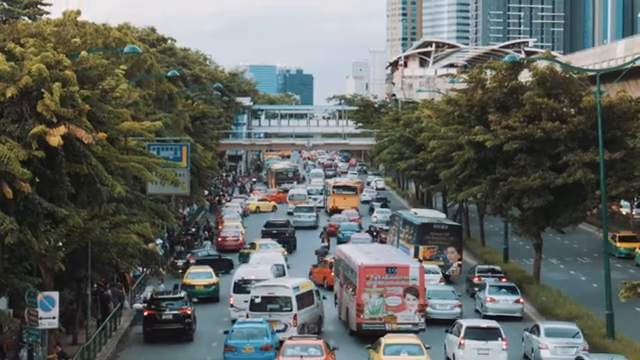
#> input picture frame 31 of videos/Cars, Busy Streets, City Traffic - No Copyright Royalty Free Stock Videos.mp4, 640 x 360 px, given in place of test_video.mp4, which was not available
$ python laneDetectionImage.py
#> lines starting #> are read from the running program, lines starting #| are printed output that depends on the picture; after the words box and inside, x2 and y2 are one past the last pixel; in counts of white or black regions, pixels touching at a corner belong together; pictures that were not available may be replaced by others from this repository, and a replacement may not be noted
#> in main, frame is the input picture: shape (360, 640, 3); mean B, G, R 96.3, 100.9, 96.8
import cv2
import numpy as np
from collections import deque

class LaneDetector:
    def __init__(self):
        self.left_history = deque(maxlen=10)
        self.right_history = deque(maxlen=10)
        self.width = True
        self.height = None

    def region_of_interest(self, img):
        """Define a region of interest (ROI) to focus on the road lanes."""
        height, width = img.shape
        mask = np.zeros_like(img)
        vertices = np.array([[
            (width * 0.2, height),         # Bottom-left
            (width * 0.45, height * 0.6),  # Top-left
            (width * 0.55, height * 0.6),  # Top-right
            (width * 0.9, height)          # Bottom-right
        ]], dtype=np.int32)
        cv2.fillPoly(mask, vertices, 255)
        masked_img = cv2.bitwise_and(img, mask)
        print(f"region_of_interest: Created trapezoidal mask with vertices {vertices.tolist()} and applied it. Shape: {masked_img.shape}")
        return masked_img

    def smooth_lines(self, lines):
        """Smooth lines over time using historical data."""
        if not lines:
            print("smooth_lines: No lines to smooth.")
            return []

        current_left = []
        current_right = []

        for x1, y1, x2, y2 in lines:
            slope = (y2 - y1) / (x2 - x1) if x2 != x1 else float('inf')
            if slope < -0.5:  # Left lane
                current_left.append((x1, y1, x2, y2))
            elif slope > 0.5:  # Right lane
                current_right.append((x1, y1, x2, y2))

        # Update history with the longest line per side
        if current_left:
            self.left_history.append(max(current_left, key=lambda l: np.sqrt((l[2] - l[0])**2 + (l[3] - l[1])**2)))
        if current_right:
            self.right_history.append(max(current_right, key=lambda l: np.sqrt((l[2] - l[0])**2 + (l[3] - l[1])**2)))

        # Average lines from history
        def average_line(history):
            if not history:
                return None
            avg = np.mean(history, axis=0).astype(int)
            x1, y1, x2, y2 = avg
            slope = (y2 - y1) / (x2 - x1) if x2 != x1 else float('inf')
            intercept = y1 - slope * x1 if slope != float('inf') else None
            if intercept is not None:
                y_bottom = self.height
                y_top = int(self.height * 0.6)
                x_bottom = int((y_bottom - intercept) / slope)
                x_top = int((y_top - intercept) / slope)
                x_bottom = max(0, min(x_bottom, self.width - 1))
                x_top = max(0, min(x_top, self.width - 1))
                return (x_bottom, y_bottom, x_top, y_top)
            return (x1, y1, x2, y2)

        smoothed_left = average_line(self.left_history)
        smoothed_right = average_line(self.right_history)
        smoothed = [l for l in [smoothed_left, smoothed_right] if l is not None]
        print(f"smooth_lines: Smoothed {len(lines)} lines into {len(smoothed)} stable lines. Left history: {len(self.left_history)}, Right history: {len(self.right_history)}")
        return smoothed

    def process_frame(self, frame):
        """Process a single frame to detect and draw stable lane lines, showing output at each step."""
        self.height, self.width = frame.shape[:2]
#> self.height = 360; self.width = 640

        # Step 1: Convert to grayscale
        gray = cv2.cvtColor(frame, cv2.COLOR_BGR2GRAY)
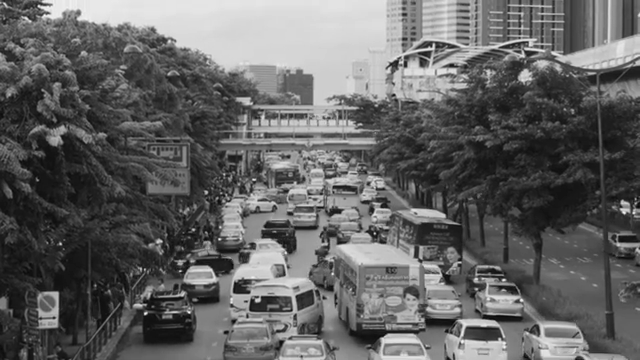
#> gray: shape (360, 640); min 7, max 245, mean 99.1

        # Step 2: Apply Gaussian blur
        blur = cv2.GaussianBlur(gray, (5, 5), 0)

        # Step 3: Edge detection using Canny
        edges = cv2.Canny(blur, 50, 150)
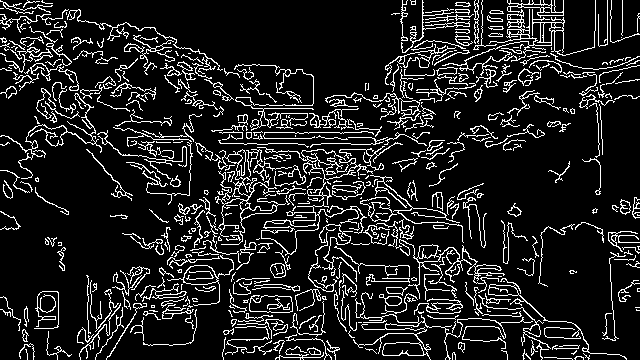
#> edges: shape (360, 640); 12.8% white in thin lines or dots
        print(f"process_frame: Detected edges using Canny (low=50, high=150). Shape: {edges.shape}")
#| process_frame: Detected edges using Canny (low=50, high=150). Shape: (360, 640)
        cv2.imshow('Edges', edges)

        # Step 4: Apply region of interest
        masked_edges = self.region_of_interest(edges)
#> in region_of_interest, `cv2.fillPoly(mask, vertices, 255)`: mask: shape (360, 640); 16% white; 1 white region, box (x1, y1, x2, y2) and area: (129, 216, 576, 360) 36912
#> in region_of_interest, `masked_img = cv2.bitwise_and(img, mask)`:
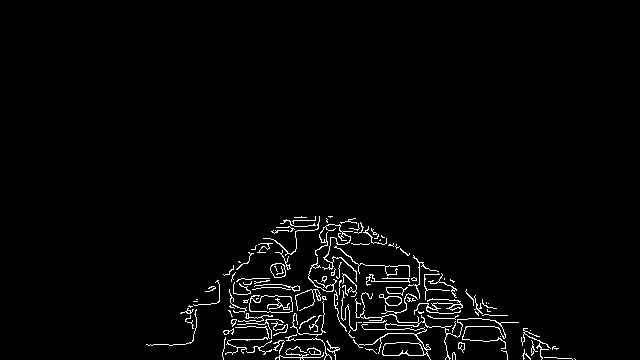
#> masked_img: shape (360, 640); 2.4% white in thin lines or dots, all inside (x1, y1, x2, y2) = (146, 216, 576, 360)
#| region_of_interest: Created trapezoidal mask with vertices [[[128, 360], [288, 216], [352, 216], [576, 360]]] and applied it. Shape: (360, 640)
        print(f"process_frame: Applied ROI to edges.")
        cv2.imshow('Masked Edges', masked_edges)

        # Step 5: Detect lines using Hough Transform
        lines = cv2.HoughLinesP(
            masked_edges,
            rho=1,
            theta=np.pi/180,
            threshold=30,
            minLineLength=50,
            maxLineGap=50
        )
#> lines = 69 rows, first 6: [222, 352, 455, 356], [193, 304, 507, 315], [187, 309, 533, 334], [185, 319, 572, 359], [215, 282, 492, 307], [245, 309, 523, 329]
        print(f"process_frame: Ran Hough Transform. Detected {len(lines) if lines is not None else 0} lines.")
#| process_frame: Ran Hough Transform. Detected 69 lines.

        # Step 6: Draw raw Hough lines (for reference)
        raw_line_image = np.zeros_like(frame)
        if lines is not None:
            for line in lines:
                x1, y1, x2, y2 = line[0]
                cv2.line(raw_line_image, (x1, y1), (x2, y2), (0, 0, 255), 2)  # Red for raw lines
#> this loop made 69 passes
#> (x1, y1, x2, y2) on passes 1 to 12: (222, 352, 455, 356), (193, 304, 507, 315), (187, 309, 533, 334), (185, 319, 572, 359), (215, 282, 492, 307), (245, 309, 523, 329), (284, 222, 556, 348), (216, 281, 482, 299), (192, 324, 489, 319), (211, 287, 558, 348), (232, 278, 466, 290), (193, 337, 548, 349)
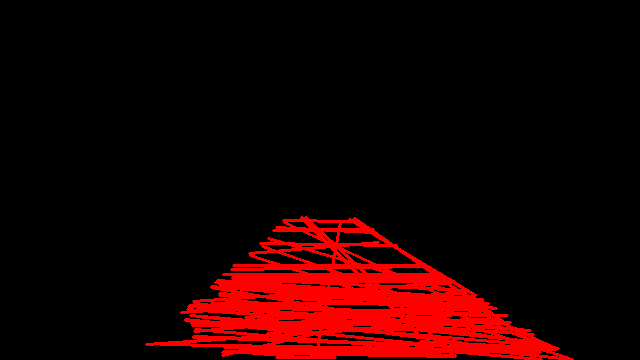
#> raw_line_image: shape (360, 640, 3); mean of channels 0, 1, 2 0, 0, 29.5; drawn as B, G, R
        raw_result = cv2.addWeighted(frame, 0.8, raw_line_image, 1, 0)
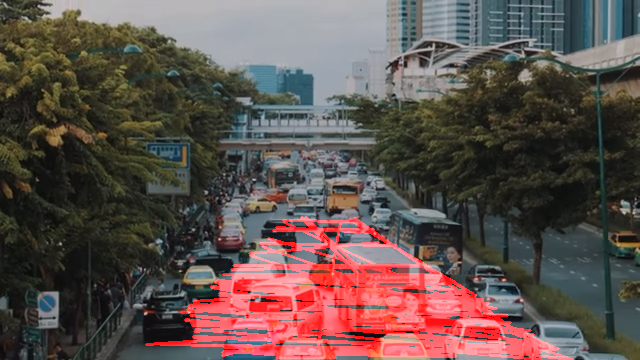
#> raw_result: shape (360, 640, 3); mean B, G, R 77, 80.7, 95.8
        cv2.imshow('Raw Hough Lines', raw_result)
        print(f"process_frame: Drew {len(lines) if lines is not None else 0} raw Hough lines in red.")
#| process_frame: Drew 69 raw Hough lines in red.

        # Step 7: Smooth and filter lines
        line_list = [line[0] for line in lines] if lines is not None else []
#> line_list = 69 items, first 6: [222, 352, 455, 356], [193, 304, 507, 315], [187, 309, 533, 334], [185, 319, 572, 359], [215, 282, 492, 307], [245, 309, 523, 329]
        stable_lines = self.smooth_lines(line_list)
#> the loop in smooth_lines, `for x1, y1, x2, y2 in lines:` made 69 passes
#> (x1, y1, x2, y2, slope) on passes 1 to 12: (222, 352, 455, 356, 0.0172), (193, 304, 507, 315, 0.035), (187, 309, 533, 334, 0.0723), (185, 319, 572, 359, 0.103), (215, 282, 492, 307, 0.0903), (245, 309, 523, 329, 0.0719), (284, 222, 556, 348, 0.463), (216, 281, 482, 299, 0.0677), (192, 324, 489, 319, -0.0168), (211, 287, 558, 348, 0.176), (232, 278, 466, 290, 0.0513), (193, 337, 548, 349, 0.0338)
#> slope on pass 66: -5.52
#> after the loop in smooth_lines, `for x1, y1, x2, y2 in lines:`: current_left = [(317, 349, 340, 222)]; current_right = [(301, 217, 417, 333), (354, 218, 538, 346), (349, 219, 475, 295), (305, 217, 452, 354)]
#| smooth_lines: Smoothed 69 lines into 2 stable lines. Left history: 1, Right history: 1
#> stable_lines = [(315, 360, 341, 216), (558, 360, 351, 216)]

        # Step 8: Draw stable lines
        line_image = np.zeros_like(frame)
        for i, line in enumerate(stable_lines):
            x1, y1, x2, y2 = line
            cv2.line(line_image, (x1, y1), (x2, y2), (0, 255, 0), 5)
            print(f"process_frame: Drew stable line {i+1}: from ({x1}, {y1}) to ({x2}, {y2})")
#> this loop made 2 passes
#| process_frame: Drew stable line 1: from (315, 360) to (341, 216)
#| process_frame: Drew stable line 2: from (558, 360) to (351, 216)
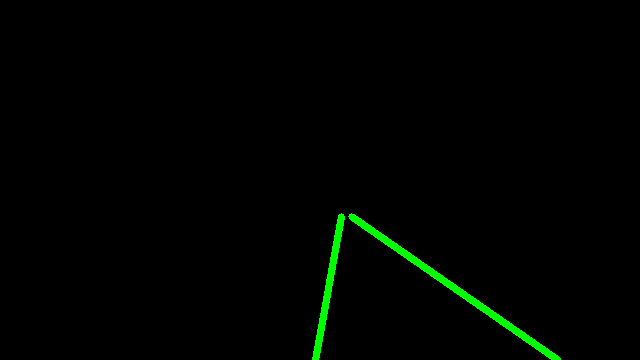
#> line_image: shape (360, 640, 3); mean of channels 0, 1, 2 0, 3.2, 0; drawn as B, G, R

        # Step 9: Overlay stable lines on original frame
        result = cv2.addWeighted(frame, 0.8, line_image, 1, 0)
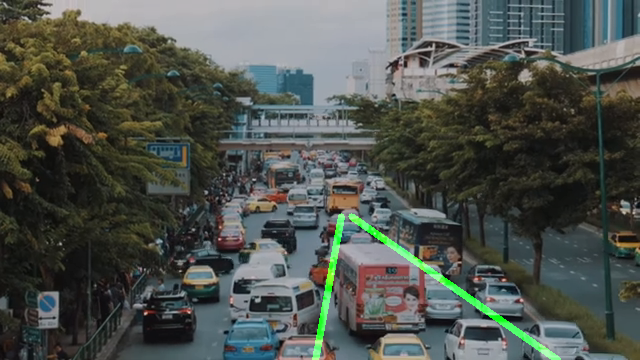
#> result: shape (360, 640, 3); mean B, G, R 77, 82.7, 77.4
        print(f"process_frame: Overlaid {len(stable_lines)} stable lines on the original frame.")
#| process_frame: Overlaid 2 stable lines on the original frame.
        return result

def main():
    """Handle video capture and display."""
    detector = LaneDetector()
    video_path = 'videos/test_video.mp4'
    cap = cv2.VideoCapture(video_path)

    if not cap.isOpened():
        print(f"main: Error - Could not open video file at {video_path}. Check the file path.")
        return

    print("main: Video opened successfully. Press 'q' to quit.")

    while cap.isOpened():
        ret, frame = cap.read()

        if not ret:
            print("main: End of video reached.")
            break

        # Process the frame and detect lanes
        processed_frame = detector.process_frame(frame)
        print(f"main: Processed frame with shape {processed_frame.shape}")
#| main: Processed frame with shape (360, 640, 3)

        # Display the final processed frame
        cv2.imshow('Final Lane Detection', processed_frame)
        print("main: Displayed final processed frame in window 'Final Lane Detection'")

        # Exit on 'q' key press
        if cv2.waitKey(1) & 0xFF == ord('q'):
#> (key q is pressed here)
            print("main: Stopped by user pressing 'q'.")
            break

    cap.release()
    print("main: Released video capture object.")
    cv2.destroyAllWindows()
    print("main: Closed all OpenCV windows.")

if __name__ == "__main__":
    main()

$ run again, starting later in the video
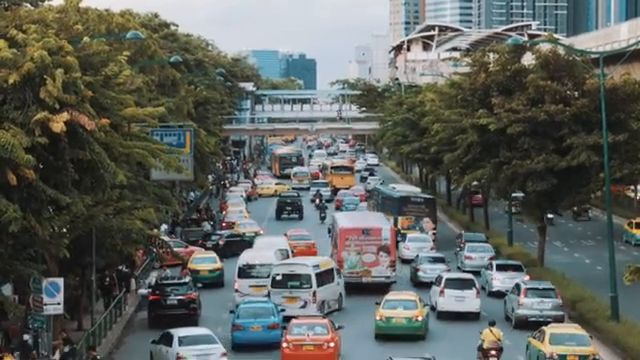
#> input picture frame 140 of videos/Cars, Busy Streets, City Traffic - No Copyright Royalty Free Stock Videos.mp4, 640 x 360 px, given in place of test_video.mp4, which was not available
#> in main, frame is the input picture: shape (360, 640, 3); mean B, G, R 93.1, 98, 94.2
#> in process_frame, `edges = cv2.Canny(blur, 50, 150)`:
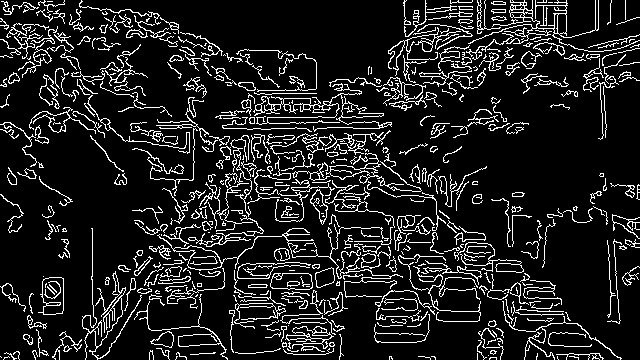
#> edges: shape (360, 640); 12.4% white in thin lines or dots
#| process_frame: Detected edges using Canny (low=50, high=150). Shape: (360, 640)
#> mask: shape (360, 640); 16% white; 1 white region, box (x1, y1, x2, y2) and area: (129, 216, 576, 360) 36912
#> masked_img: shape (360, 640); 2.3% white in thin lines or dots, all inside (x1, y1, x2, y2) = (149, 216, 572, 360)
#| region_of_interest: Created trapezoidal mask with vertices [[[128, 360], [288, 216], [352, 216], [576, 360]]] and applied it. Shape: (360, 640)
#> lines = 72 rows, first 6: [162, 333, 479, 310], [201, 312, 443, 286], [198, 322, 480, 302], [418, 356, 566, 359], [208, 289, 442, 277], [151, 342, 510, 317]
#| process_frame: Ran Hough Transform. Detected 72 lines.
#> the loop in process_frame, `for line in lines:` made 72 passes
#| process_frame: Drew 72 raw Hough lines in red.
#> line_list = 72 items, first 6: [162, 333, 479, 310], [201, 312, 443, 286], [198, 322, 480, 302], [418, 356, 566, 359], [208, 289, 442, 277], [151, 342, 510, 317]
#> the loop in smooth_lines, `for x1, y1, x2, y2 in lines:` made 72 passes
#> (x1, y1, x2, y2, slope) on passes 1 to 8: (162, 333, 479, 310, -0.0726), (201, 312, 443, 286, -0.107), (198, 322, 480, 302, -0.0709), (418, 356, 566, 359, 0.0203), (208, 289, 442, 277, -0.0513), (151, 342, 510, 317, -0.0696), (149, 356, 340, 346, -0.0524), (150, 350, 430, 270, -0.286)
#> after the loop in smooth_lines, `for x1, y1, x2, y2 in lines:`: current_left = []; current_right = [(319, 218, 428, 327), (290, 221, 557, 357)]
#| smooth_lines: Smoothed 72 lines into 1 stable lines. Left history: 0, Right history: 1
#> stable_lines = [(562, 360, 280, 216)]
#> the loop in process_frame, `for i, line in enumerate(stable_lines):` made 1 pass
#> (printed output is left out)
#> in process_frame, `result = cv2.addWeighted(frame, 0.8, line_image, 1, 0)`:
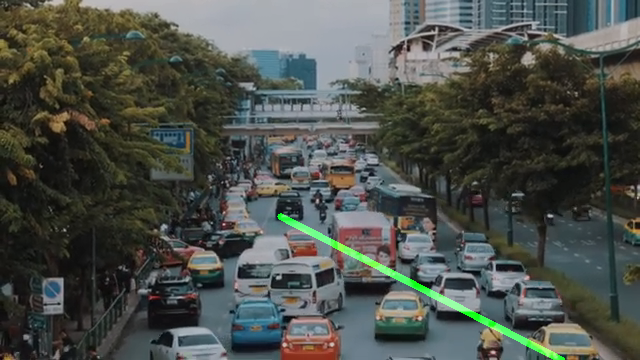
#> result: shape (360, 640, 3); mean B, G, R 74.5, 79.9, 75.4
#| process_frame: Overlaid 1 stable lines on the original frame.
#| main: Processed frame with shape (360, 640, 3)

$ run again, starting later in the video
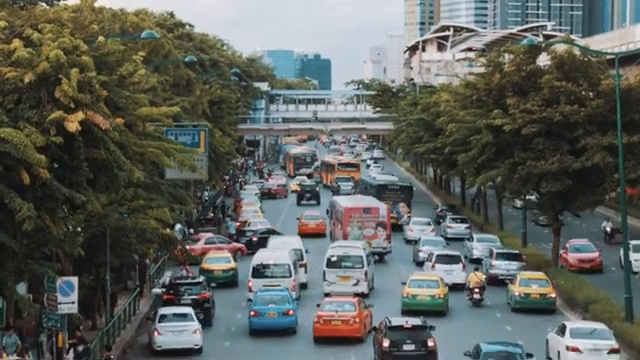
#> input picture frame 250 of videos/Cars, Busy Streets, City Traffic - No Copyright Royalty Free Stock Videos.mp4, 640 x 360 px, given in place of test_video.mp4, which was not available
#> in main, frame is the input picture: shape (360, 640, 3); mean B, G, R 92.6, 97.3, 93.2
#> in process_frame, `edges = cv2.Canny(blur, 50, 150)`:
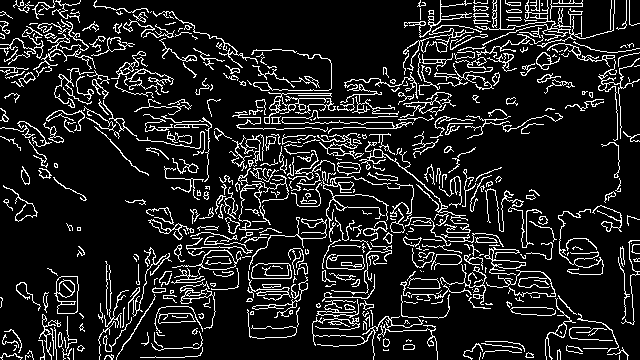
#> edges: shape (360, 640); 12.6% white in thin lines or dots
#| process_frame: Detected edges using Canny (low=50, high=150). Shape: (360, 640)
#> mask: shape (360, 640); 16% white; 1 white region, box (x1, y1, x2, y2) and area: (129, 216, 576, 360) 36912
#> masked_img: shape (360, 640); 2% white in thin lines or dots, all inside (x1, y1, x2, y2) = (140, 216, 561, 360)
#| region_of_interest: Created trapezoidal mask with vertices [[[128, 360], [288, 216], [352, 216], [576, 360]]] and applied it. Shape: (360, 640)
#> lines = 58 rows, first 6: [237, 285, 527, 357], [203, 304, 560, 354], [193, 311, 469, 291], [226, 272, 551, 359], [208, 288, 339, 297], [204, 305, 443, 317]
#| process_frame: Ran Hough Transform. Detected 58 lines.
#> the loop in process_frame, `for line in lines:` made 58 passes
#| process_frame: Drew 58 raw Hough lines in red.
#> line_list = 58 items, first 6: [237, 285, 527, 357], [203, 304, 560, 354], [193, 311, 469, 291], [226, 272, 551, 359], [208, 288, 339, 297], [204, 305, 443, 317]
#> the loop in smooth_lines, `for x1, y1, x2, y2 in lines:` made 58 passes
#> (x1, y1, x2, y2, slope) on passes 1 to 8: (237, 285, 527, 357, 0.248), (203, 304, 560, 354, 0.14), (193, 311, 469, 291, -0.0725), (226, 272, 551, 359, 0.268), (208, 288, 339, 297, 0.0687), (204, 305, 443, 317, 0.0502), (238, 278, 443, 278, 0), (315, 345, 436, 343, -0.0165)
#> after the loop in smooth_lines, `for x1, y1, x2, y2 in lines:`: current_left = [(150, 357, 361, 225), (170, 357, 340, 224)]; current_right = [(278, 235, 388, 345), (321, 219, 388, 253), (297, 217, 314, 344), (332, 217, 489, 308)]
#| smooth_lines: Smoothed 58 lines into 2 stable lines. Left history: 1, Right history: 1
#> stable_lines = [(145, 360, 375, 216), (578, 360, 330, 216)]
#> the loop in process_frame, `for i, line in enumerate(stable_lines):` made 2 passes
#> (printed output is left out)
#> in process_frame, `result = cv2.addWeighted(frame, 0.8, line_image, 1, 0)`:
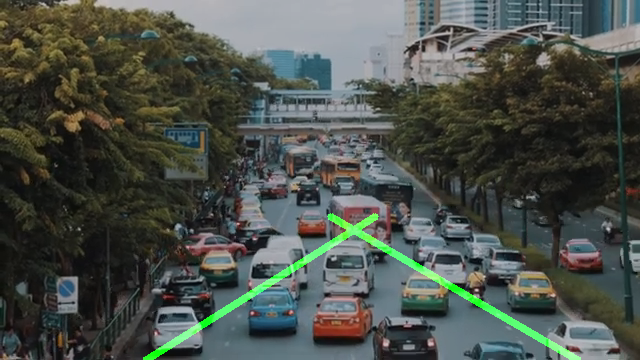
#> result: shape (360, 640, 3); mean B, G, R 74.1, 80.5, 74.5
#| process_frame: Overlaid 2 stable lines on the original frame.
#| main: Processed frame with shape (360, 640, 3)
